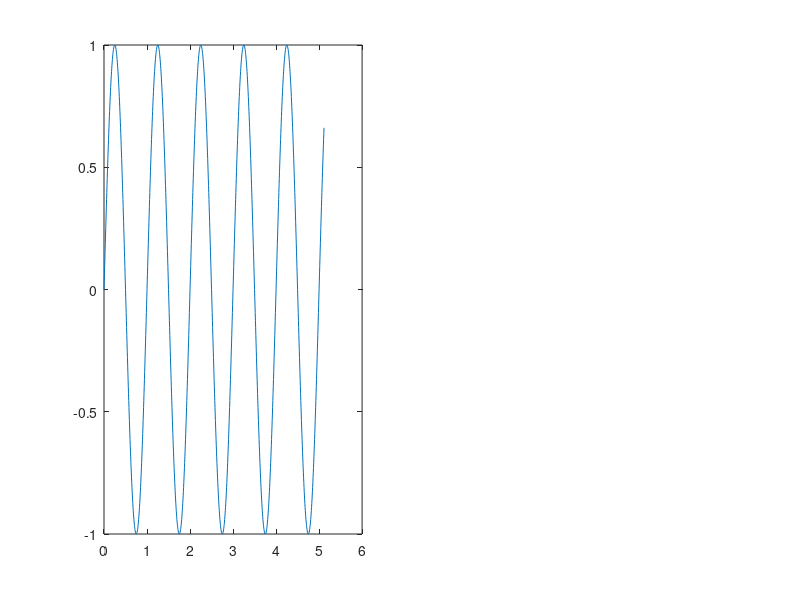

The MATLAB source for this figure:
% Plot the autocorrelation sequence of a sine wave with frequency 1 Hz, 
% sampling frequency of 200 Hz for 1024 samples. First plot the sinewave 
% (note: x-axis will be time and y-axis will be the amplitude). Now take autocorrelation of the signal with xcorr() and 
% plot the same (note: x-axis will be lags and y-axis will be autocorrelation).

f = 1;
fs = 200;
N = 1024;
t = 0: 1/fs :N/fs - 1/fs;

s = sin(2 * pi * f * t);
subplot(1,2,1);
plot(t,s);